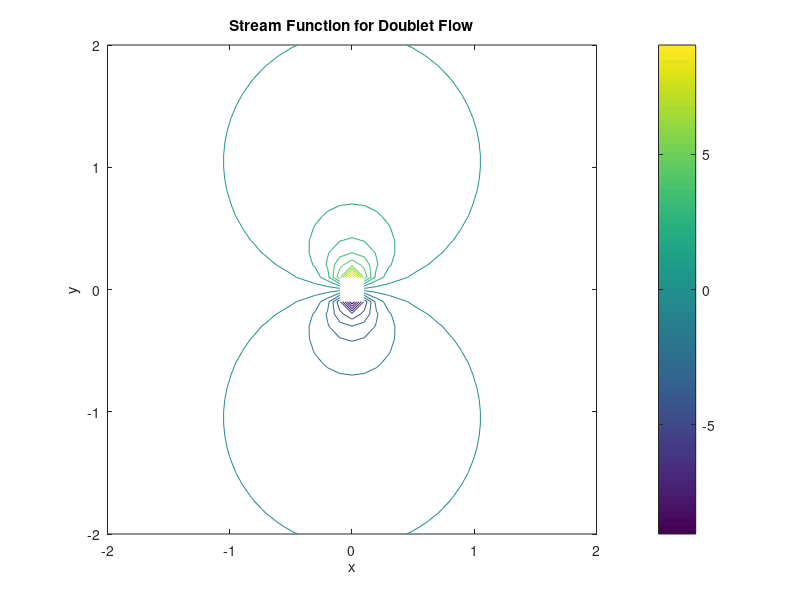

This chart was generated by the following MATLAB code: (Note: this script raises an error after producing the figure.)
% Define grid
[x, y] = meshgrid(-2:0.1:2, -2:0.1:2);

% Given strength of the doublet
mu = 1;

% Calculate stream function
psi = -imag(mu./(x + 1i*y));

% Calculate velocity components from stream function
u = -imag(mu./(x + 1i*y).^2);
v = real(mu./(x + 1i*y).^2);

% Plot stream function contour
contour(x, y, psi, 20);
xlabel('x');
ylabel('y');
title('Stream Function for Doublet Flow');
colorbar;
axis equal;

% Additional visualization with streamslice
figure;
streamslice(x, y, u, v);
xlabel('x');
ylabel('y');
title('Streamlines for Doublet Flow');
axis equal;
